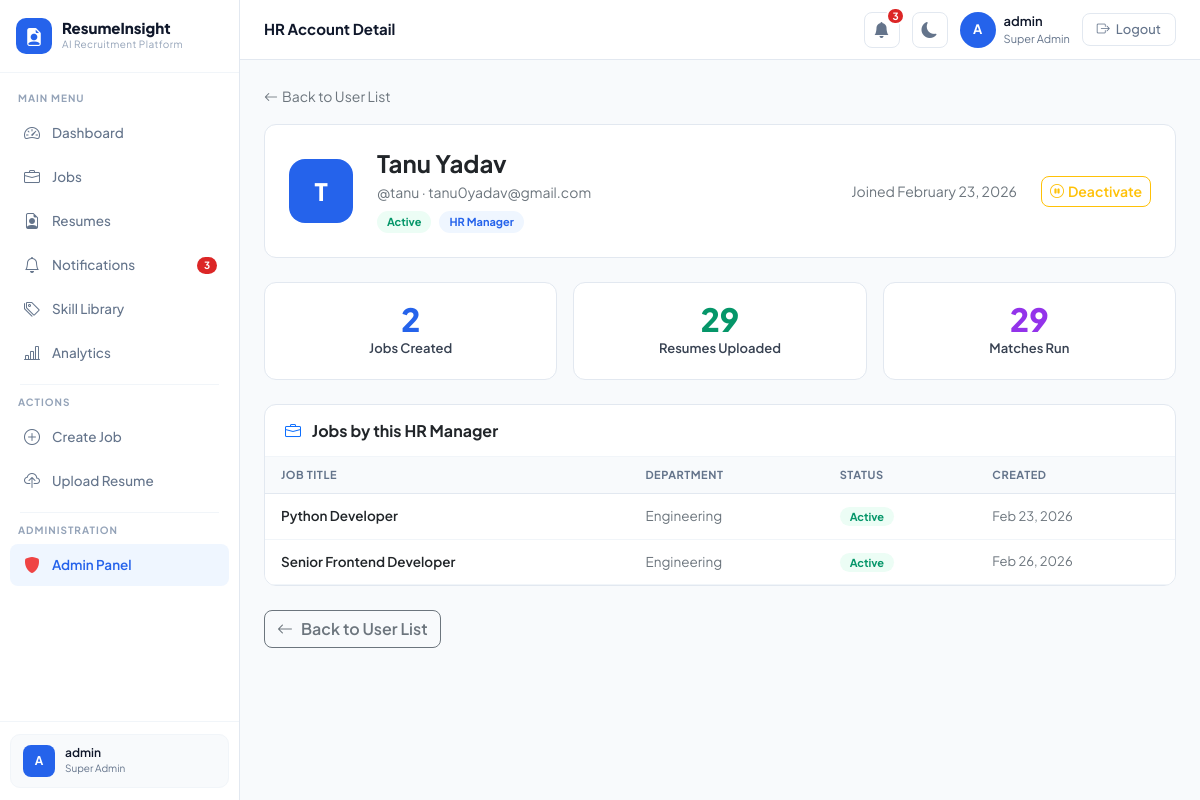
Screenshot of /admin-panel/users/2/ (signed in) with the database file from the repository.
### core/models.py (models this page shows, shortened)
class User(AbstractUser):
    ROLE_CHOICES = [
        ('hr_manager', 'HR Manager'),
        ('super_admin', 'Super Admin'),
    ]
    role = models.CharField(
        max_length=20,
        choices=ROLE_CHOICES,
        default='hr_manager'
    )
    profile_picture = models.ImageField(
        upload_to='profile_pics/',
        null=True,
        blank=True
    )
    def is_super_admin(self):
        return self.role == 'super_admin'

class JobDescription(models.Model):
    STATUS_CHOICES = [
        ('active', 'Active'),
        ('closed', 'Closed'),
        ('draft', 'Draft'),
    ]
    created_by = models.ForeignKey(
        User,
        on_delete=models.CASCADE,
        related_name='job_descriptions'
    )
    title           = models.CharField(max_length=255)
    department      = models.CharField(max_length=100, blank=True)
    description     = models.TextField()
    required_skills = models.TextField(
        help_text="Comma-separated list of required skills. e.g. Python, Django, SQL"
    )
    experience_required = models.CharField(
        max_length=100,
        blank=True,
        help_text="e.g. 2-3 years"
    )
    education_required = models.CharField(
        max_length=255,
        blank=True,
        help_text="e.g. Bachelor's in Computer Science"
    )
    status = models.CharField(
        max_length=10,
        choices=STATUS_CHOICES,
        default='active'
    )
    skill_weight = models.FloatField(
        default=0.50,
        help_text="Weight for skill overlap (default 50%)"
    )
    semantic_weight = models.FloatField(
        default=0.20,
        help_text="Weight for semantic similarity (default 20%)"
    )
    education_weight = models.FloatField(
        default=0.20,
        help_text="Weight for education match (default 20%)"
    )
    experience_weight = models.FloatField(
        default=0.10,
        help_text="Weight for experience match (default 10%)"
    )
    created_at = models.DateTimeField(auto_now_add=True)
    updated_at = models.DateTimeField(auto_now=True)

### core/views.py (the view)
# urls.py: path('admin-panel/users/<int:pk>/',     views.admin_user_detail_view,  name='admin_user_detail'),
@login_required
@super_admin_required
def admin_user_detail_view(request, pk):
    from .models import JobDescription, Resume, MatchResult
    hr_user      = get_object_or_404(User, pk=pk, role='hr_manager')
    user_jobs    = JobDescription.objects.filter(created_by=hr_user)
    user_resumes = Resume.objects.filter(candidate__uploaded_by=hr_user)
    user_matches = MatchResult.objects.filter(candidate__uploaded_by=hr_user)
    return render(request, 'superadmin/user_detail.html', {
        'hr_user'     : hr_user,
        'user_jobs'   : user_jobs,
        'user_resumes': user_resumes,
        'user_matches': user_matches,
    })

### core/views.py (called while the page is built)
def super_admin_required(view_func):
    @wraps(view_func)
    def wrapper(request, *args, **kwargs):
        if not request.user.is_authenticated:
            return redirect('login')
        if not request.user.is_super_admin():
            messages.error(request, 'Access denied. Super Admin only.')
            return redirect('dashboard')
        return view_func(request, *args, **kwargs)
    return wrapper

### templates/superadmin/user_detail.html (shortened to what this page needs)
{% extends 'layout.html' %}
{% block page_title %}HR Account Detail{% endblock %}
{% block page_content %}
<div class="p-4">
    <a href="{% url 'admin_user_list' %}"
       class="text-decoration-none text-secondary small">
        <i class="bi bi-arrow-left me-1"></i>Back to User List
    </a>
    <div class="sa-card mt-3 mb-4 p-4">
        <div class="d-flex align-items-center gap-4">
            <div style="width:64px; height:64px; background:#2563EB; border-radius:16px;
                        display:flex; align-items:center; justify-content:center;
                        color:white; font-weight:800; font-size:24px; flex-shrink:0;">
                {{ hr_user.first_name|first|default:hr_user.username|first|upper }}
            </div>
            <div class="flex-grow-1">
                <h4 class="fw-bold mb-1">
                    {{ hr_user.get_full_name|default:hr_user.username }}
                </h4>
                <div class="text-secondary" style="font-size:14px;">
                    @{{ hr_user.username }} · {{ hr_user.email|default:"No email" }}
                </div>
                <div class="mt-2 d-flex gap-2">
                    <span class="sa-badge
                        {% if hr_user.is_active %}sa-badge-active{% else %}sa-badge-inactive{% endif %}">
                        {% if hr_user.is_active %}Active{% else %}Inactive{% endif %}
                    </span>
                    <span class="sa-badge" style="background:#EFF6FF; color:#2563EB;">
                        HR Manager
                    </span>
                </div>
            </div>
            <div class="text-secondary small">
                Joined {{ hr_user.date_joined|date:"F d, Y" }}
            </div>
            <div class="d-flex gap-2">
                <form method="POST"
                      action="{% url 'admin_user_toggle' hr_user.pk %}">
                    <button type="submit"
                            class="btn btn-sm
                            {% if hr_user.is_active %}btn-outline-warning
                            {% else %}btn-outline-success{% endif %}">
                        {% if hr_user.is_active %}
                            <i class="bi bi-pause-circle me-1"></i>Deactivate
                        {% else %}
                            <i class="bi bi-play-circle me-1"></i>Activate
                        {% endif %}
                    </button>
                </form>
            </div>
        </div>
    </div>
    <div class="row g-3 mb-4">
        <div class="col-md-4">
            <div class="sa-stat-card text-center">
                <div class="sa-stat-value" style="color:#2563EB;">
                    {{ user_jobs.count }}
                </div>
                <div class="sa-stat-label">Jobs Created</div>
            </div>
        </div>
        <div class="col-md-4">
            <div class="sa-stat-card text-center">
                <div class="sa-stat-value" style="color:#059669;">
                    {{ user_resumes.count }}
                </div>
                <div class="sa-stat-label">Resumes Uploaded</div>
            </div>
        </div>
        <div class="col-md-4">
            <div class="sa-stat-card text-center">
                <div class="sa-stat-value" style="color:#9333EA;">
                    {{ user_matches.count }}
                </div>
                <div class="sa-stat-label">Matches Run</div>
            </div>
        </div>
    </div>
    <div class="sa-card mb-4">
        <div class="sa-card-header">
            <h6 class="fw-bold mb-0">
                <i class="bi bi-briefcase me-2 text-primary"></i>
                Jobs by this HR Manager
            </h6>
        </div>
        {% if user_jobs %}
        <div class="table-responsive">
            <table class="table mb-0">
                <thead>
                    <tr>
                        <th>Job Title</th>
                        <th>Department</th>
                        <th>Status</th>
                        <th>Created</th>
                    </tr>
                </thead>
                <tbody>
                    {% for job in user_jobs %}
                    <tr>
                        <td class="fw-semibold">{{ job.title }}</td>
                        <td class="text-secondary">{{ job.department|default:"—" }}</td>
                        <td>
                            <span class="sa-badge
                                {% if job.status == 'active' %}sa-badge-active
                                {% else %}sa-badge-inactive{% endif %}">
                                {{ job.get_status_display }}
                            </span>
                        </td>
                        <td class="text-secondary" style="font-size:13px;">
                            {{ job.created_at|date:"M d, Y" }}
                        </td>
                    </tr>
                    {% endfor %}
                </tbody>
            </table>
        </div>
        {% else %}
        <div class="sa-empty py-4">
            <i class="bi bi-briefcase"></i>
            <p>No jobs created by this user</p>
        </div>
        {% endif %}
    </div>
    <a href="{% url 'admin_user_list' %}" class="btn btn-outline-secondary">
        <i class="bi bi-arrow-left me-2"></i>Back to User List
    </a>
</div>
{% endblock %}

### templates/layout.html (shortened to what this page needs)
{% extends 'base.html' %}
{% block content %}
<aside class="sidebar">
    <div class="sidebar-brand">
        <a href="{% url 'dashboard' %}" class="brand-logo">
            <div class="brand-icon"><i class="bi bi-file-earmark-person-fill"></i></div>
            <div>
                <div class="brand-text">ResumeInsight</div>
                <div class="brand-sub">AI Recruitment Platform</div>
            </div>
        </a>
    </div>
    <nav class="sidebar-nav">
        <div class="nav-label">Main Menu</div>
        <a href="{% url 'dashboard' %}"
           class="nav-item {% if request.resolver_match.url_name == 'dashboard' %}active{% endif %}">
            <i class="bi bi-speedometer2 nav-icon"></i> Dashboard
        </a>
        <a href="{% url 'job_list' %}"
           class="nav-item {% if 'job' in request.resolver_match.url_name %}active{% endif %}">
            <i class="bi bi-briefcase nav-icon"></i> Jobs
        </a>
        <a href="{% url 'resume_list' %}"
           class="nav-item {% if 'resume' in request.resolver_match.url_name %}active{% endif %}">
            <i class="bi bi-file-earmark-person nav-icon"></i> Resumes
        </a>
        <a href="{% url 'notifications' %}"
           class="nav-item {% if request.resolver_match.url_name == 'notifications' %}active{% endif %}">
            <i class="bi bi-bell nav-icon"></i>
            Notifications
            <span class="sidebar-notif-badge" id="sidebarNotifBadge"></span>
        </a>
        <a href="{% url 'skill_library' %}"
   class="nav-item {% if request.resolver_match.url_name == 'skill_library' %}active{% endif %}">
    <i class="bi bi-tags nav-icon"></i> Skill Library
</a>
        <a href="{% url 'analytics' %}"
            class="nav-item {% if request.resolver_match.url_name == 'analytics' %}active{% endif %}">
             <i class="bi bi-bar-chart-line nav-icon"></i> Analytics
        </a>
        <div class="sidebar-divider"></div>
        <div class="nav-label">Actions</div>
        <a href="{% url 'job_create' %}" class="nav-item">
            <i class="bi bi-plus-circle nav-icon"></i> Create Job
        </a>
        <a href="{% url 'resume_upload' %}" class="nav-item">
            <i class="bi bi-cloud-upload nav-icon"></i> Upload Resume
        </a>
        {% if request.user.is_super_admin %}
        <div class="sidebar-divider"></div>
        <div class="nav-label">Administration</div>
        <a href="{% url 'admin_dashboard' %}" class="nav-item
            {% if 'admin' in request.resolver_match.url_name %}active{% endif %}">
            <i class="bi bi-shield-fill nav-icon" style="color:#EF4444;"></i>
            Admin Panel
        </a>
        {% endif %}
    </nav>
    <div class="sidebar-footer">
        <div class="user-card">
            <div class="user-card-avatar">
                {{ request.user.first_name|first|default:request.user.username|first|upper }}
            </div>
            <div>
                <div class="user-card-name">
                    {{ request.user.get_full_name|default:request.user.username }}
                </div>
                <div class="user-card-role">{{ request.user.get_role_display }}</div>
            </div>
        </div>
    </div>
</aside>
<header class="topbar">
    <div class="topbar-title">{% block page_title %}{% endblock %}</div>
    <a href="{% url 'notifications' %}" class="bell-wrap" title="Notifications">
        <i class="bi bi-bell-fill"></i>
        <span class="notif-badge" id="notifBadge" style="display:none;"></span>
    </a>
    <button class="dark-toggle" id="darkToggle" title="Toggle Dark Mode">
        <i class="bi bi-moon-fill" id="darkIcon"></i>
    </button>
    <div class="d-flex align-items-center gap-2">
        <div class="user-avatar">
            {{ request.user.first_name|first|default:request.user.username|first|upper }}
        </div>
        <div>
            <div class="topbar-user-name">
                {{ request.user.get_full_name|default:request.user.username }}
            </div>
            <div class="topbar-user-role">{{ request.user.get_role_display }}</div>
        </div>
    </div>
    <a href="{% url 'logout' %}" class="btn-logout">
        <i class="bi bi-box-arrow-right"></i> Logout
    </a>
</header>
<main class="main-wrapper">
    {% block page_content %}{% endblock %}
</main>
{% endblock %}

### templates/base.html (style rules this page uses)
body { font-family: 'Plus Jakarta Sans', sans-serif; background: #F8FAFC; }
.btn { font-family: 'Plus Jakarta Sans', sans-serif; font-weight: 600; border-radius: 8px !important; }

### templates/superadmin/user_detail.html (style rules this page uses)
.sa-card { background: white; border: 1px solid #E2E8F0; border-radius: 12px; overflow: hidden; }
.sa-card-header { display: flex; align-items: center; justify-content: space-between; padding: 16px 20px; border-bottom: 1px solid #F1F5F9; }
.sa-stat-card { background: white; border: 1px solid #E2E8F0; border-radius: 12px; padding: 20px; }
.sa-stat-value { font-size: 32px; font-weight: 800; line-height: 1; margin-bottom: 4px; }
.sa-stat-label { font-size: 13px; font-weight: 600; color: #374151; }
.sa-badge { padding: 3px 10px; border-radius: 20px; font-size: 11px; font-weight: 700; }
.sa-badge-active { background: #ECFDF5; color: #059669; }

### rows the page displays
User: user.first_name|first "A", user.get_full_name "admin", user.role "Super Admin"
User: first_name|first "T", get_full_name "Tanu Yadav", username "tanu", email "tanu0yadav@gmail.com", date_joined "February 23, 2026"
JobDescription: title "Python Developer", department "Engineering", status "Active", created_at "Feb 23, 2026"
JobDescription: title "Senior Frontend Developer", department "Engineering", status "Active", created_at "Feb 26, 2026"

### other values shown
{{ user_jobs.count }} "2"
{{ user_resumes.count }} "29"
{{ user_matches.count }} "29"
